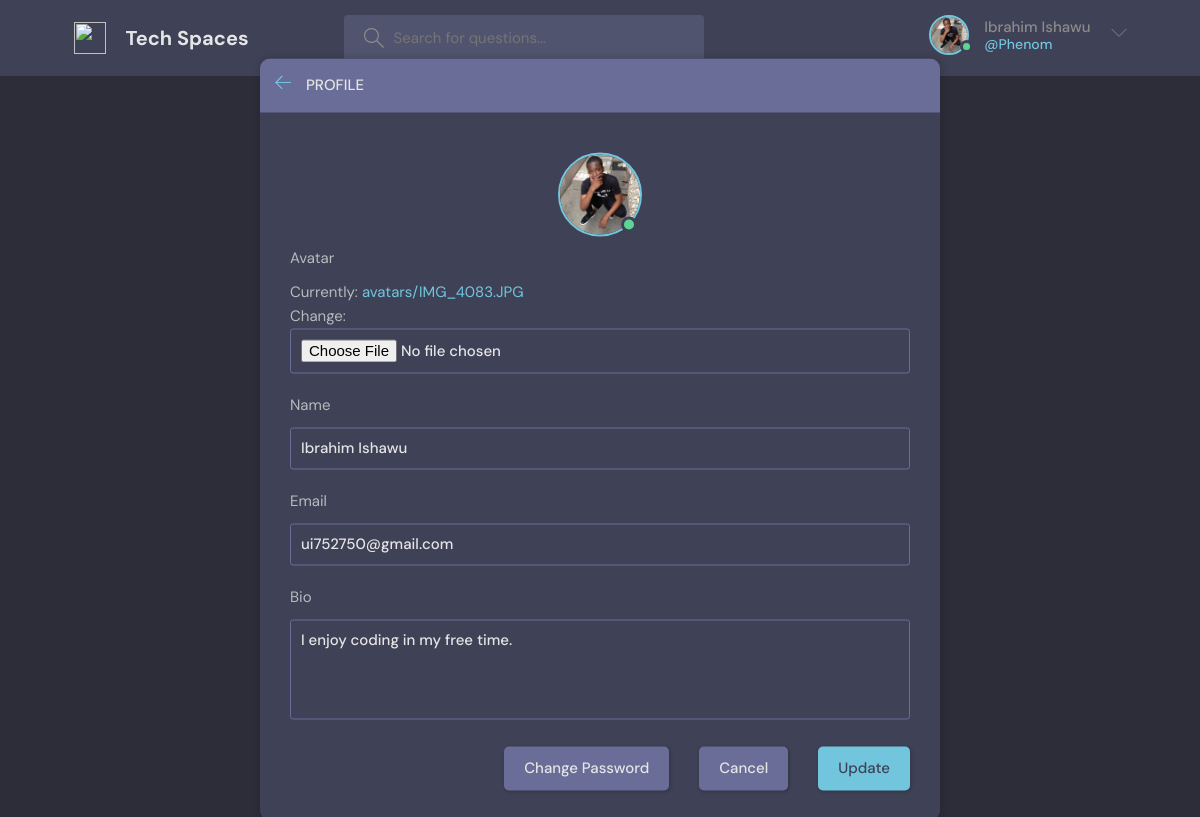
The page /accounts/profile/update/ (signed in) on the database its author committed.
### core/models.py (models this page shows, shortened)
class User(AbstractUser):
    name = models.CharField(max_length=200, null=True)
    email = models.EmailField(unique=True, null=True)
    bio = models.TextField(null=True)
    avatar = models.ImageField(null=True, default='avatar.svg', upload_to='avatars')
    REQUIRED_FIELDS = []

### user_authentication/views.py (the view, shortened to what this page needs)
# urls.py: path('profile/update/', views.UpdateProfile.as_view(), name='update_profile'),
class UpdateProfile(View):
    def get(self, request):
        form = UserUpdateForm(instance=request.user)
        context = {
            'form': form,
        }
        return render(request, 'user_authentication/profile_update.html', context)

### user_authentication/forms.py
class UserUpdateForm(forms.ModelForm):
    class Meta:
        model = User
        fields = ['avatar', 'name', 'email', 'bio']

### user_authentication/templates/user_authentication/profile_update.html (shortened to what this page needs)
{% extends 'core/base.html' %}
{% block content %}
    <main class="create-room layout">
      <div class="container">
        <div class="layout__box">
          <div class="layout__boxHeader">
            <div class="layout__boxTitle">
              <a href="{{ request.META.HTTP_REFERER }}">
                <svg
                  version="1.1"
                  xmlns="http://www.w3.org/2000/svg"
                  width="32"
                  height="32"
                  viewBox="0 0 32 32"
                >
                  <title>arrow-left</title>
                  <path
                    d="M13.723 2.286l-13.723 13.714 13.719 13.714 1.616-1.611-10.96-10.96h27.625v-2.286h-27.625l10.965-10.965-1.616-1.607z"
                  ></path>
                </svg>
              </a>
              <h3>Profile</h3>
            </div>
          </div>
          <div class="settings layout__body">
            <div class="settings__avatar">
              <div class="avatar avatar--large active">
                <img src="{{ request.user.avatar.url }}" id="preview-avatar" />
              </div>
            </div>
            <form class="form" method="POST">
              {% for field in form %}
                <div class="form__group">
                  <label for="{{ field.label }}">{{ field.label }}</label>
                  {{ field }}
                </div>
              {% endfor %}
              <div class="form__action">
                <a class="btn btn--dark" href="{% url 'change_password' %}">Change Password</a>
                <a class="btn btn--dark" href="{{ request.META.HTTP_REFERER }}">Cancel</a>
                <button class="btn btn--main" type="submit">Update</button>
              </div>
            </form>
          </div>
        </div>
      </div>
    </main>
{% endblock content %}

### core/templates/core/_header.html (shortened to what this page needs)
<header class="header header--loggedIn">
      <div class="container">
        <a href="/" class="header__logo">
          <img src="assets/logo.svg" />
          <h1>Tech Spaces</h1>
        </a>
        <form class="header__search">
          <label>
            <input name='query' placeholder="Search for questions..." />
          </label>
        </form>
        <nav class="header__menu">
          <div class="header__user">
            <a href="{% url 'update_profile' %}">
              <div class="avatar avatar--medium active">
                <img src="{{ request.user.avatar.url }}" />
              </div>
              <p>{{ request.user.name }} <span>@{{ request.user.username }}</span></p>
            </a>
            <button class="dropdown-button">
              <svg version="1.1" xmlns="http://www.w3.org/2000/svg" width="32" height="32" viewBox="0 0 32 32">
                <title>chevron-down</title>
                <path d="M16 21l-13-13h-3l16 16 16-16h-3l-13 13z"></path>
              </svg>
            </button>
          </div>
        </nav>
      </div>
    </header>

### rows shown on the page
User: user.avatar (picture), user.name "Ibrahim Ishawu", user.username "Phenom", form "Ibrahim Ishawu" "ui752750@gmail.com" "I enjoy coding in my free time."

### other values the page prints
{{ field.label }} "Avatar" "Name" "Email" "Bio"
